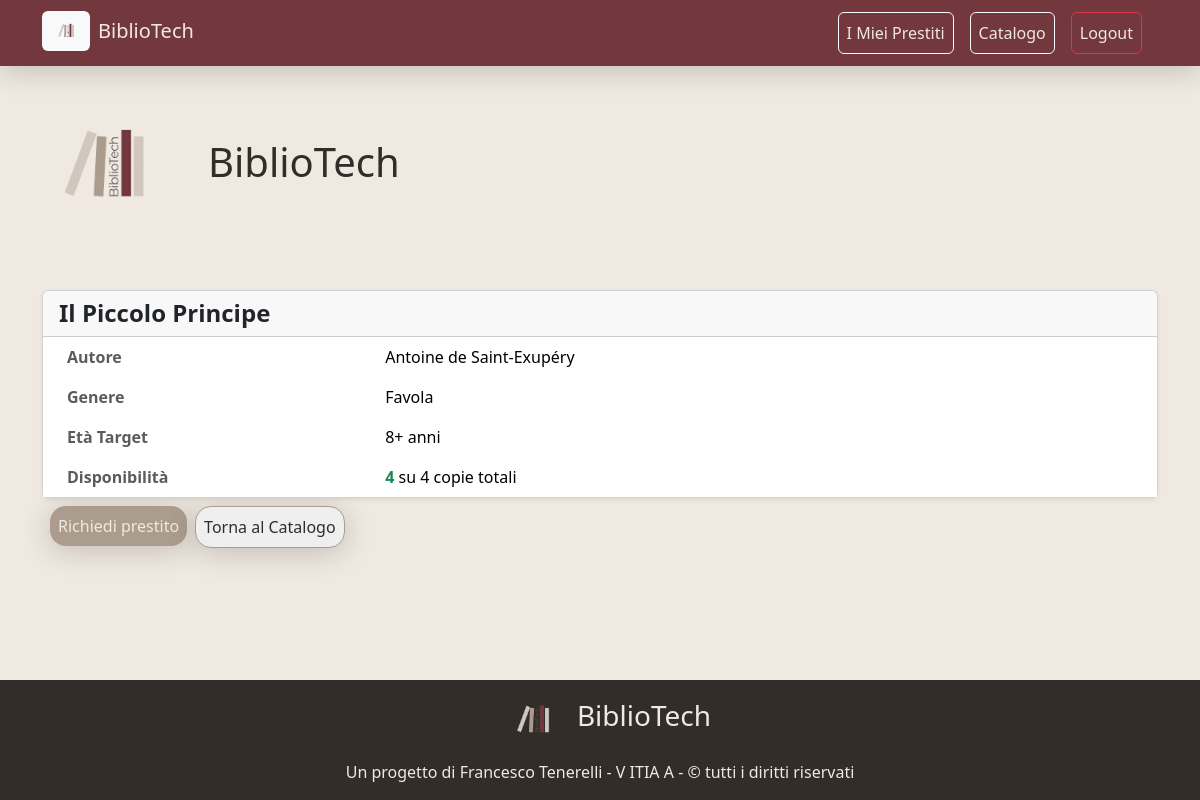
Screenshot of /libro.php?id=1 (signed in) with the database file from the repository.
### tables this page shows
CREATE TABLE Libro (
    IdLibro    INT AUTO_INCREMENT PRIMARY KEY,
    titolo     VARCHAR(255) NOT NULL,
    autore     VARCHAR(255) NOT NULL,
    genere     VARCHAR(100) NOT NULL,
    etaTarget  INT          NOT NULL
);

### src/config.php (called while the page is built, shortened)
<?php
function calcolaEtaDaCF($codiceFiscale) {
    $anno = substr($codiceFiscale, 6, 2);
    $anno = ($anno > date('y')) ? '19' . $anno : '20' . $anno;
    $mese = substr($codiceFiscale, 8, 1);
    $mesi = ['A'=>1,'B'=>2,'C'=>3,'D'=>4,'E'=>5,'H'=>6,'L'=>7,'M'=>8,'P'=>9,'R'=>10,'S'=>11,'T'=>12];
    $mese = $mesi[$mese];
    $giorno = intval(substr($codiceFiscale, 9, 2));
    $dataNascita = new DateTime("$anno-$mese-$giorno");
    $oggi = new DateTime();
    return $oggi->diff($dataNascita)->y;
}
?>

### src/libro.php (the view, shortened to what this page needs)
<?php
require_once 'config.php';
$idLibro = $_GET['id'] ?? 0;
$stmt = mysqli_prepare($conn, "SELECT codiceFiscale FROM Utente WHERE IdUtente = ?");
mysqli_stmt_bind_param($stmt, "i", $_SESSION['IdUtente']);
mysqli_stmt_execute($stmt);
$result = mysqli_stmt_get_result($stmt);
$utente = mysqli_fetch_assoc($result);
$etaUtente = calcolaEtaDaCF($utente['codiceFiscale']);
$query = "SELECT L.IdLibro, L.titolo, L.autore, L.genere, L.etaTarget,
          COUNT(CASE WHEN C.stato = 'disponibile' THEN 1 END) as copie_disponibili,
          COUNT(C.IdCopia) as copie_totali
          FROM Libro L
          LEFT JOIN Copia C ON L.IdLibro = C.IdLibro
          WHERE L.IdLibro = ?
          GROUP BY L.IdLibro";
$stmt = mysqli_prepare($conn, $query);
mysqli_stmt_bind_param($stmt, "i", $idLibro);
mysqli_stmt_execute($stmt);
$result = mysqli_stmt_get_result($stmt);
$libro = mysqli_fetch_assoc($result);
$accessoNegato = $libro['etaTarget'] > $etaUtente;
?>
<!DOCTYPE html>
<html lang="it">
<head>
    <link href="https://cdn.jsdelivr.net/npm/bootstrap@5.3.8/dist/css/bootstrap.min.css" rel="stylesheet">
    <link rel="stylesheet" href="static/CSS/index.css">
</head>
<body>
    <nav class="navbar navbar-expand-lg navbar-bibliotech sticky-top">
        <div class="container">
            <a class="navbar-brand d-flex align-items-center" href="/">
                <img src="static/CSS/imgs/logo.png" alt="BiblioTech Logo" height="40" class="me-2 bg-light rounded px-1" />
                <span>BiblioTech</span>
            </a>
            <div class="collapse navbar-collapse" id="navbarNav">
                <ul class="navbar-nav ms-auto">
                    <li class="nav-item me-3 border border-light rounded"><a class="nav-link" href="prestiti.php">I Miei Prestiti</a></li>
                    <li class="nav-item me-3 border border-light rounded"><a class="nav-link" href="libri.php">Catalogo</a></li>
                    <li class="nav-item me-3 border border-danger rounded"><a class="nav-link" href="logout.php">Logout</a></li>
                </ul>
            </div>
        </div>
    </nav>
    <div class="header">
        <div class="header-content">
            <a class="navbar-brand d-flex align-items-center" href="/">
                <img src="static/CSS/imgs/logo.png" alt="BiblioTech Logo" height="200" class="rounded px-1" />
                <span><h1>BiblioTech</h1></span>
            </a>
        </div>
    </div>
    <div class="container py-4">
        <div class="card shadow-sm">
            <div class="card-header">
                <h4 class="mb-0 fw-bold"><?= htmlspecialchars($libro['titolo']) ?></h4>
            </div>
            <div class="card-body p-0">
                <table class="table table-borderless mb-0">
                    <tbody>
                        <tr>
                            <th class="ps-4 text-muted" style="width: 30%;">Autore</th>
                            <td><?= htmlspecialchars($libro['autore']) ?></td>
                        </tr>
                        <tr>
                            <th class="ps-4 text-muted">Genere</th>
                            <td><?= htmlspecialchars($libro['genere']) ?></td>
                        </tr>
                        <tr>
                            <th class="ps-4 text-muted">Età Target</th>
                            <td><?= $libro['etaTarget'] ?>+ anni</td>
                        </tr>
                        <tr>
                            <th class="ps-4 text-muted">Disponibilità</th>
                            <td>
                                <?php if ($libro['copie_disponibili'] > 0): ?>
                                    <span class="text-success fw-bold"><?= $libro['copie_disponibili'] ?></span>
                                <?php else: ?>
                                    <span class="text-danger fw-bold">0</span>
                                <?php endif; ?>
                                su <?= $libro['copie_totali'] ?> copie totali
                            </td>
                        </tr>
                    </tbody>
                </table>
            </div>
        </div>
        <div class="btn-container">
            <?php if (!$accessoNegato): ?>
            <form method="POST">
                <button type="submit" name="prendiPrestito" class="btn-bibliotech"
                        <?= $libro['copie_disponibili'] == 0 ? 'disabled' : '' ?>>
                    Richiedi prestito
                </button>
            </form>
            <?php endif; ?>
            <button onclick="location.href='libri.php'" class="btn-dettagli mt-2">
                Torna al Catalogo
            </button>
        </div>
    </div>
    <footer class="footer-bibliotech">
        <a class="navbar-brand d-flex align-items-center" href="/">
            <img src="static/CSS/imgs/logo.png" alt="BiblioTech Logo" height="80" class="rounded px-1" />
            <span><h3>BiblioTech </h3></span>
        </a>
        <p>Un progetto di Francesco Tenerelli - V ITIA A - &copy tutti i diritti riservati</p>
    </footer>
</body>
</html>

### src/static/CSS/index.css (style rules this page uses)
:root { --biblio-brown-dark: #322D29; --biblio-red: #72383D; --biblio-beige-dark: #AC9C8D; --biblio-beige-light: #D1C7BD; --biblio-white: #EFE9E1; --biblio-gray: #D9D9D9; }
body { background-color: var(--biblio-white); color: var(--biblio-brown-dark); min-height: 100vh; display: flex; flex-flow: column; }
form { margin: 0.5rem; }
.navbar-bibliotech { background-color: var(--biblio-red); box-shadow: 0 4px 30px rgba(0, 0, 0, 0.2); }
.navbar-bibliotech .navbar-brand, .navbar-bibliotech .nav-link { color: var(--biblio-white); transition: all 0.3s; }
.navbar-bibliotech .navbar-brand, .navbar-bibliotech .nav-link:hover { transform: translateY(-2px); }
.btn-dettagli { border: 1px solid var(--biblio-beige-dark); color: var(--biblio-brown-dark); border-radius: 16px; box-shadow: 0 4px 30px rgba(0, 0, 0, 0.2); transition: all 0.3s; padding: 0.5rem; }
.btn-bibliotech { background-color: var(--biblio-beige-dark); color: var(--biblio-white); border: none; border-radius: 16px; box-shadow: 0 4px 30px rgba(0, 0, 0, 0.2); transition: all 0.3s; padding: 0.5rem; }
.btn-container { display: flex; width: fit-content; height: auto; align-items: flex-start; justify-content: space-between; }
.footer-bibliotech { margin-top: auto; display: flex; flex-flow: column; align-items: center; justify-content: end; background-color: var(--biblio-brown-dark); color: var(--biblio-white); }

### rows the page displays
libro: titolo "Il Piccolo Principe", autore "Antoine de Saint-Exupéry", genere "Favola", etaTarget "8"

### other values shown
$libro['copie_disponibili'] "4"
$libro['copie_totali'] "4"
